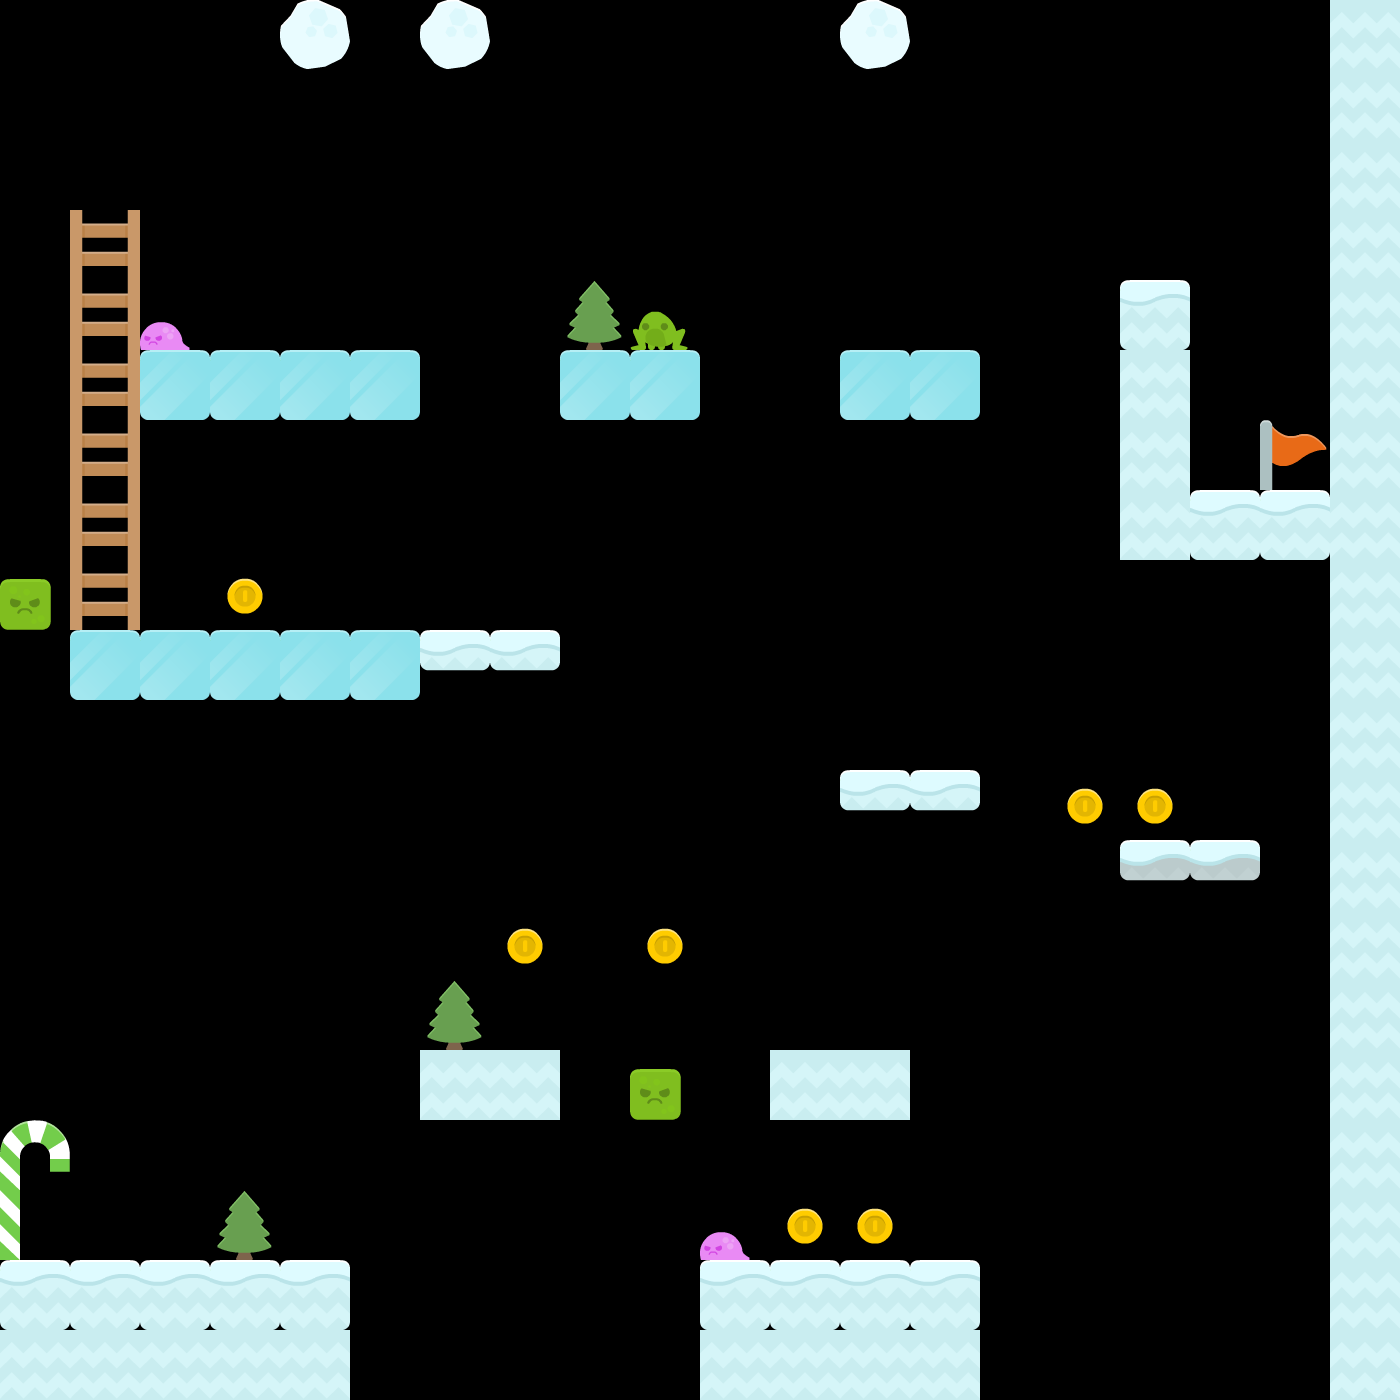

A 2D game scene composited from a Tiled map and its tileset images. What follows is a short description and the map's XML, with every tile layer's data as written:
An orthogonal 20x20 tile map with 70x70 px tiles, 1 tile layer (Tile Layer 1).

<map version="1.10" tiledversion="1.10.2" orientation="orthogonal" renderorder="right-down" width="20" height="20" tilewidth="70" tileheight="70" infinite="0" nextlayerid="2" nextobjectid="1">
 <editorsettings>
  <export target="level3.csv" format="csv" />
 </editorsettings>
 <tileset firstgid="1" source="../ab..tsx" />
 <layer id="1" name="Tile Layer 1" width="20" height="20">
  <data encoding="csv">
0,0,0,0,26,0,26,0,0,0,0,0,26,0,0,0,0,0,0,20,
0,0,0,0,0,0,0,0,0,0,0,0,0,0,0,0,0,0,0,20,
0,0,0,0,0,0,0,0,0,0,0,0,0,0,0,0,0,0,0,20,
0,16,0,0,0,0,0,0,0,0,0,0,0,0,0,0,0,0,0,20,
0,16,15,0,0,0,0,0,19,29,0,0,0,0,0,0,21,0,0,20,
0,16,18,18,18,18,0,0,18,18,0,0,18,18,0,0,20,0,0,20,
0,16,0,0,0,0,0,0,0,0,0,0,0,0,0,0,20,0,4,20,
0,16,0,0,0,0,0,0,0,0,0,0,0,0,0,0,20,21,21,20,
13,16,0,9,0,0,0,0,0,0,0,0,0,0,0,0,0,0,0,20,
0,18,18,18,18,18,42,42,0,0,0,0,0,0,0,0,0,0,0,20,
0,0,0,0,0,0,0,0,0,0,0,0,0,0,0,0,0,0,0,20,
0,0,0,0,0,0,0,0,0,0,0,0,42,42,0,9,9,0,0,20,
0,0,0,0,0,0,0,0,0,0,0,0,0,0,0,0,41,41,0,20,
0,0,0,0,0,0,0,9,0,9,0,0,0,0,0,0,0,0,0,20,
0,0,0,0,0,0,19,0,0,0,0,0,0,0,0,0,0,0,0,20,
0,0,0,0,0,0,20,20,0,13,0,20,20,0,0,0,0,0,0,20,
28,0,0,0,0,0,0,0,0,0,0,0,0,0,0,0,0,0,0,20,
27,0,0,19,0,0,0,0,0,0,15,9,9,0,0,0,0,0,0,20,
21,21,21,21,21,0,0,0,0,0,21,21,21,21,0,0,0,0,0,20,
20,20,20,20,20,0,0,0,0,0,20,20,20,20,0,0,0,0,0,20
</data>
 </layer>
</map>
